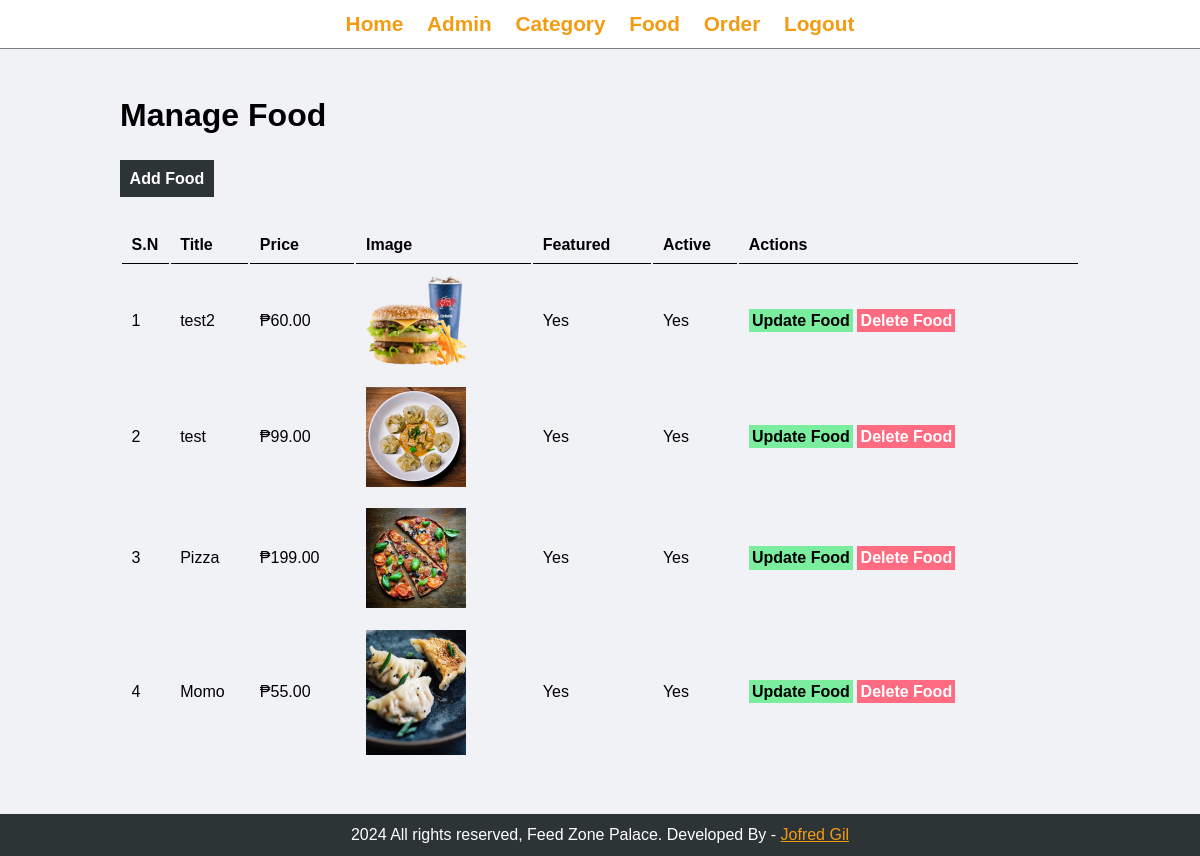
Page /admin/manage-food.php (signed in) on the committed database.
### tables this page shows
CREATE TABLE `tbl_food` (
  `id` int(10) UNSIGNED NOT NULL,
  `title` varchar(100) NOT NULL,
  `description` text NOT NULL,
  `price` decimal(10,2) NOT NULL,
  `image_name` varchar(255) NOT NULL,
  `category_id` int(10) UNSIGNED NOT NULL,
  `featured` varchar(10) NOT NULL,
  `active` varchar(10) NOT NULL
);

### admin/manage-food.php (the view, shortened to what this page needs)
<?php include('partials/menu.php'); ?>
<div class="main-content">
    <div class="wrapper">
        <h1>Manage Food</h1>
        <br /><br />
                <a href="<?php echo SITEURL; ?>admin/add-food.php" class="btn-yellow">Add Food</a>
                <br /><br /><br />
                <table class="tbl-full">
                    <tr>
                        <th>S.N</th>
                        <th>Title</th>
                        <th>Price</th>
                        <th>Image</th>
                        <th>Featured</th>
                        <th>Active</th>
                        <th>Actions</th>
                    </tr>
                    <?php
                        $sql = "SELECT * FROM tbl_food";
                        $res = mysqli_query($conn, $sql);
                        $count = mysqli_num_rows($res);
                        $sn=1;
                        if($count>0)
                        {
                        while($row=mysqli_fetch_assoc($res))
                        {
                            $id = $row['id'];
                            $title=$row['title'];
                            $price=$row['price'];
                            $image_name = $row['image_name'];
                            $featured = $row['featured'];
                            $active = $row['active'];
                            ?>
                            <tr>
                                <td><?php echo $sn++; ?></td>
                                <td><?php echo $title; ?></td>
                                <td>₱<?php echo $price; ?></td>
                                <td>
                                    <?php
                                        if($image_name=="")
                                        {
                                            echo "<div class='error'>Image Not Added. </div>";
                                        }
                                        else
                                        {
                                            ?>
                                            <img src="<?php echo SITEURL; ?>images/food/<?php echo $image_name; ?>" width="100px">
                                            <?php
                                        }
                                    ?>
                                </td>
                                <td><?php echo $featured; ?></td>
                                <td><?php echo $active; ?></td>
                                <td>
                                    <a href="<?php echo SITEURL; ?>admin/update-food.php?id=<?php echo $id; ?>" class="btn-secondary">Update Food</a>
                                    <a href="<?php echo SITEURL; ?>admin/delete-food.php?id=<?php echo $id; ?>&image_name=<?php echo $image_name; ?>" class="btn-danger">Delete Food</a>
                                </td>
                            </tr>
                            <?php
                        }
                        }
                        else
                        {
                            echo "<tr> <td colspan='6'><div class='error'>No Category Added.</div></td> </tr>";
                        }
                    ?>
                </table>
    </div>
</div>
<?php include('partials/footer.php'); ?>

### css/admin.css (style rules this page uses)
* { margin: 0; padding: 0; font-family: Arial, Helvetica, sans-serif; }
.wrapper { padding: 1%; width: 80%; margin: 0 auto; }
.tbl-full { width: 100%; }
table tr th { border-bottom: 1px solid black; padding: 1%; text-align: left; }
table tr td { padding: 1%; }
.btn-secondary { background-color: #7bed9f; padding: 1%; color: black; text-decoration: none; font-weight: bold; }
.btn-danger { background-color: #ff6b81; padding: 1%; color: white; text-decoration: none; font-weight: bold; }
.main-content { background-color: #f1f2f6; padding: 3% 0; }
.btn-yellow { background-color: #2d3436; padding: 1%; color: white; text-decoration: none; font-weight: bold; }

### rows in the picture
tbl_food: title "test2", price "60.00", image_name (picture), featured "Yes", active "Yes"
tbl_food: title "test", price "99.00", image_name (picture), featured "Yes", active "Yes"
tbl_food: title "Pizza", price "199.00", image_name (picture), featured "Yes", active "Yes"
tbl_food: title "Momo", price "55.00", image_name (picture), featured "Yes", active "Yes"
